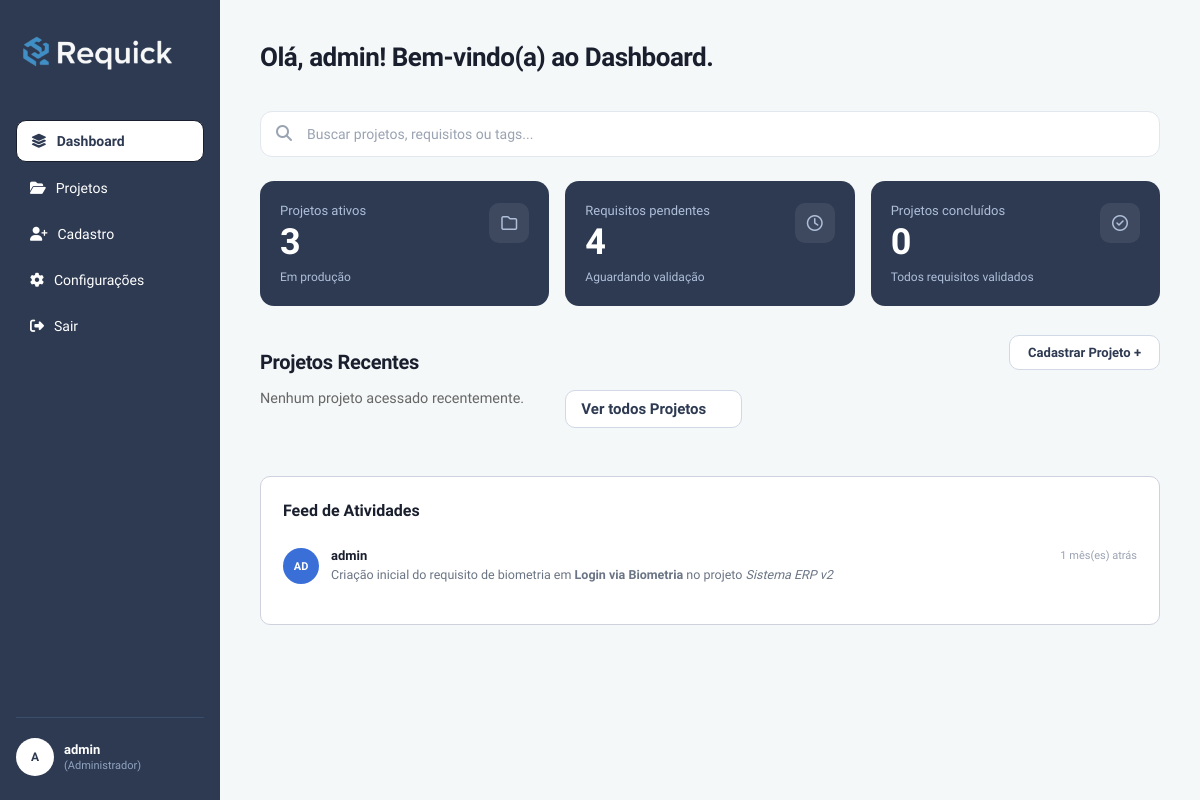
Page /php/dashboard.php (signed in) on the earlier database version.
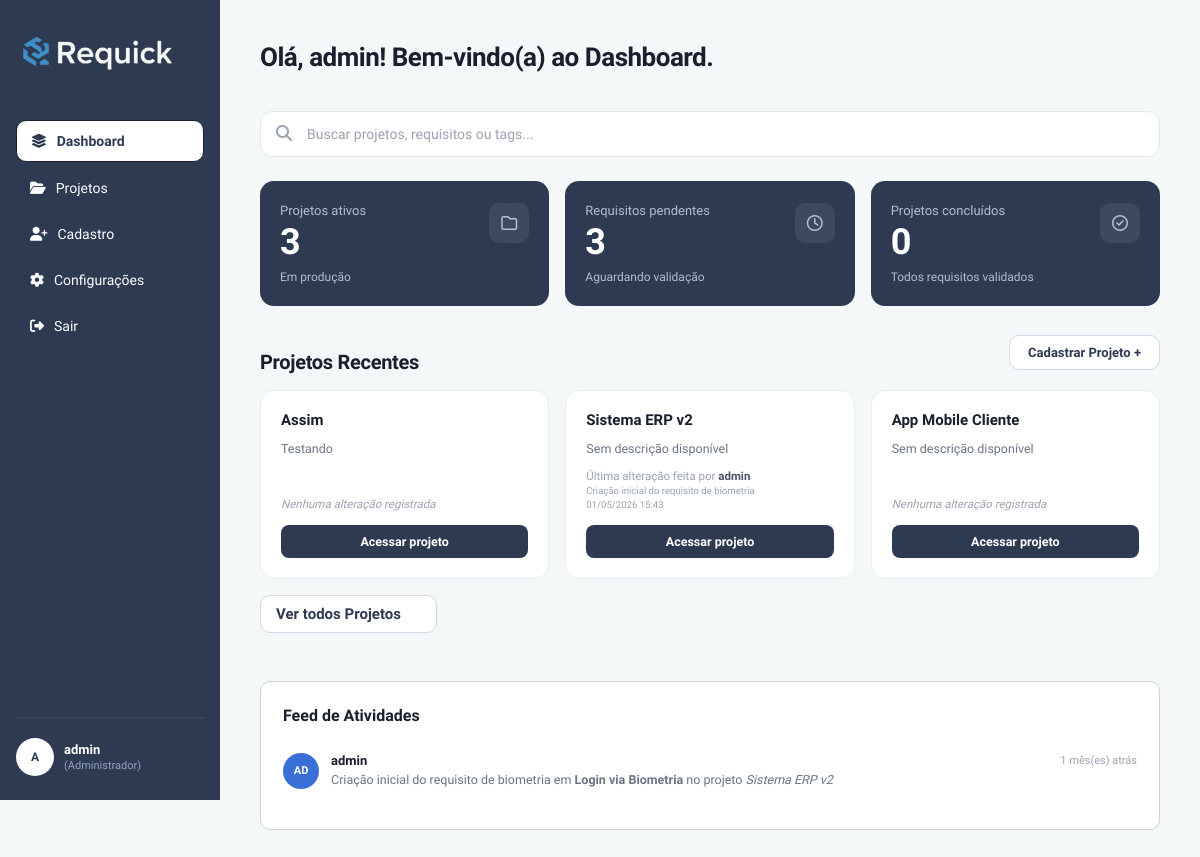
Same page on the later database version.
### tables this page shows
CREATE TABLE `tb_historico` (
  `id` int(11) NOT NULL,
  `data` datetime DEFAULT current_timestamp(),
  `modificacao` text NOT NULL,
  `autor` int(11) DEFAULT NULL,
  `id_requisito` int(11) DEFAULT NULL
);

CREATE TABLE `tb_usuarios` (
  `id` int(11) NOT NULL,
  `nome` varchar(100) NOT NULL,
  `email` varchar(100) NOT NULL,
  `tipo_usuario` varchar(50) DEFAULT NULL,
  `especializacao` varchar(100) DEFAULT NULL,
  `senha` varchar(255) NOT NULL,
  `id_empresa` int(11) DEFAULT NULL,
  `status` enum('ativo','inativo') NOT NULL DEFAULT 'ativo'
);

CREATE TABLE `tb_requisitos` (
  `id` int(11) NOT NULL,
  `titulo_requisito` varchar(255) NOT NULL,
  `descricao_requisito` text DEFAULT NULL,
  `tipo` enum('Funcional','Nao Funcional') NOT NULL,
  `prioridade` varchar(20) DEFAULT NULL,
  `responsavel` varchar(100) DEFAULT NULL,
  `autor` varchar(100) DEFAULT NULL,
  `data_modificacao` datetime DEFAULT current_timestamp() ON UPDATE current_timestamp(),
  `id_projeto` int(11) DEFAULT NULL,
  `status_req` tinyint(1) NOT NULL
);

CREATE TABLE `tb_projetos` (
  `id` int(11) NOT NULL,
  `nome_projeto` varchar(150) NOT NULL,
  `data_criacao` date NOT NULL,
  `id_empresa` int(11) DEFAULT NULL,
  `descricao` text DEFAULT NULL,
  `status_projeto` tinyint(1) NOT NULL DEFAULT 0,
  `escopo_inicial` text NOT NULL DEFAULT 'não definido'
);

### php/dashboard.php (the view, shortened to what this page needs)
<?php
require_once '../config/conexao.php';
$tipoUsuario      = $_SESSION['usuario_tipo']    ?? '';
$idEmpresaUsuario = $_SESSION['usuario_empresa'] ?? null;
$idUsuarioLogado  = $_SESSION['usuario_id']      ?? null;
$isCliente        = ($tipoUsuario === 'Cliente');
?>
<!DOCTYPE html>
<html lang="pt-BR">
<head>
    <link rel="stylesheet" href="../css/style.css" />
    <link rel="stylesheet" href="../css/projetos.css" />
    <link rel="stylesheet" href="../css/modal.css">
    <link rel="stylesheet" href="https://cdnjs.cloudflare.com/ajax/libs/font-awesome/6.5.1/css/all.min.css">
</head>
<body>
    <?php $paginaAtiva = 'dashboard'; include 'navbar_lateral.php'; ?>
    <div class="ConteudoPrincipal">
        <header class="CabecalhoPagina">
            <h1 class="TituloBoasVindas">Olá, <?= isset($_SESSION['usuario_nome']) ? htmlspecialchars($_SESSION['usuario_nome']) : 'Visitante' ?>! Bem-vindo(a) ao Dashboard.</h1>
        </header>
        <div class="ContainerBusca">
            <input type="text" class="CampoBusca" placeholder="Buscar projetos, requisitos ou tags..." />
        </div>
        <?php
        $sqlAtivos = "
            SELECT COUNT(DISTINCT p.id) AS total
            FROM tb_projetos p
            INNER JOIN tb_requisitos r ON r.id_projeto = p.id
            WHERE r.status_req = 0
        ";
        $sqlConcluidos = "
            SELECT COUNT(*) AS total FROM (
                SELECT p.id
                FROM tb_projetos p
                INNER JOIN tb_requisitos r ON r.id_projeto = p.id
                GROUP BY p.id
                HAVING COUNT(r.id) > 0
                   AND SUM(CASE WHEN r.status_req = 0 THEN 1 ELSE 0 END) = 0
            ) AS concluidos
        ";
        $sqlReqPendentes = "
            SELECT COUNT(*) AS total
            FROM tb_requisitos
            WHERE status_req = 0
        ";
        $totalAtivos     = $pdo->query($sqlAtivos)->fetchColumn();
        $totalConcluidos = $pdo->query($sqlConcluidos)->fetchColumn();
        $totalPendentes  = $pdo->query($sqlReqPendentes)->fetchColumn();
        ?>
        <div class="GradeEstatisticas">
            <div class="CardEstatistica CardEstatisticaEscuro">
                <div class="InfoCard">
                    <p class="LabelCard">Projetos ativos</p>
                    <p class="NumeroCard"><?= $totalAtivos ?></p>
                    <p class="SubtituloCard">Em produção</p>
                </div>
                <div class="IconeCard"><i class="fa-regular fa-folder"></i></div>
            </div>
            <div class="CardEstatistica CardEstatisticaEscuro">
                <div class="InfoCard">
                    <p class="LabelCard">Requisitos pendentes</p>
                    <p class="NumeroCard"><?= $totalPendentes ?></p>
                    <p class="SubtituloCard">Aguardando validação</p>
                </div>
                <div class="IconeCard"><i class="fa-regular fa-clock"></i></div>
            </div>
            <div class="CardEstatistica CardEstatisticaEscuro">
                <div class="InfoCard">
                    <p class="LabelCard">Projetos concluídos</p>
                    <p class="NumeroCard"><?= $totalConcluidos ?></p>
                    <p class="SubtituloCard">Todos requisitos validados</p>
                </div>
                <div class="IconeCard"><i class="fa-regular fa-circle-check"></i></div>
            </div>
        </div>
        <div class="SecaoProjetos">
            <div class="CabecalhoProjetos">
                <h2 class="TituloSecao">Projetos Recentes</h2>
                <?php if (!$isCliente): ?>
                    <label for="CheckboxModal" class="BotaoCadastrar">Cadastrar Projeto +</label>
                <?php endif; ?>
            </div>
            <div class="GradeProjetos">
                <?php
                $sqlRecentes = "
                    SELECT
                        p.id,
                        p.nome_projeto,
                        p.descricao,
                        p.id_empresa,
                        h_ult.autor            AS autor,
                        h_ult.modificacao      AS modificacao,
                        h_ult.data_modificacao AS data_modificacao
                    FROM tb_projetos p
                    INNER JOIN (
                        SELECT id_projeto, MAX(data_acesso) AS ultimo_acesso
                        FROM tb_log_acesso_projeto
                        WHERE id_usuario = :id_usuario
                        GROUP BY id_projeto
                        ORDER BY ultimo_acesso DESC
                        LIMIT 3
                    ) AS acessos ON acessos.id_projeto = p.id
                    LEFT JOIN (
                        SELECT
                            r.id_projeto,
                            u.nome         AS autor,
                            h.modificacao,
                            h.data         AS data_modificacao
                        FROM tb_historico h
                        INNER JOIN tb_usuarios   u ON u.id = h.autor
                        INNER JOIN tb_requisitos r ON r.id = h.id_requisito
                        WHERE h.data = (
                            SELECT MAX(h2.data)
                            FROM tb_historico h2
                            INNER JOIN tb_requisitos r2 ON r2.id = h2.id_requisito
                            WHERE r2.id_projeto = r.id_projeto
                        )
                    ) AS h_ult ON h_ult.id_projeto = p.id
                ";
                $sqlRecentes .= " ORDER BY acessos.ultimo_acesso DESC";
                $stmtRecentes = $pdo->prepare($sqlRecentes);
                $stmtRecentes->bindValue(':id_usuario', $idUsuarioLogado, PDO::PARAM_INT);
                $stmtRecentes->execute();
                $projetosRecentes = $stmtRecentes->fetchAll(PDO::FETCH_ASSOC);
                ?>
                <?php if (empty($projetosRecentes)): ?>
                    <p style="color: #666; font-size: 0.9rem;">Nenhum projeto acessado recentemente.</p>
                <?php else: ?>
                    <?php foreach ($projetosRecentes as $projeto): ?>
                        <div class="CardProjeto">
                            <h3 class="NomeProjeto">
                                <?= htmlspecialchars($projeto['nome_projeto']) ?>
                            </h3>
                            <p class="DescricaoProjeto">
                                <?= !empty($projeto['descricao'])
                                    ? htmlspecialchars($projeto['descricao'])
                                    : 'Sem descrição disponível' ?>
                            </p>
                            <p class="AutorAlteracao">
                                <?php if (!empty($projeto['autor'])): ?>
                                    Última alteração feita por
                                    <strong><?= htmlspecialchars($projeto['autor']) ?></strong>
                                    <br>
                                    <small><?= htmlspecialchars($projeto['modificacao']) ?></small>
                                    <br>
                                    <small><?= date('d/m/Y H:i', strtotime($projeto['data_modificacao'])) ?></small>
                                <?php else: ?>
                                    <em>Nenhuma alteração registrada</em>
                                <?php endif; ?>
                            </p>
                            <a href="projeto.php?id=<?= $projeto['id'] ?>" class="BotaoAcessar">
                                Acessar projeto
                            </a>
                        </div>
                    <?php endforeach; ?>
                <?php endif; ?>
                <a href="projetos.php" class="BotaoProjetos">Ver todos Projetos</a>
            </div>
        </div>
        <div class="FeedAtividades">
            <h2 class="TituloFeed">Feed de Atividades</h2>
            <ul class="ListaAtividades">
                <?php
                if (!function_exists('tempoAtras')) {
                    function tempoAtras($data) {
                        $agora     = new DateTime();
                        $dataBanco = new DateTime($data);
                        $diferenca = $agora->diff($dataBanco);
                        if ($diferenca->m > 0) return $diferenca->m . ' mês(es) atrás';
                        return 'agora mesmo';
                    }
                }
                $sqlFeed = "
                    SELECT
                        h.modificacao,
                        h.data,
                        u.nome  AS autor_nome,
                        r.titulo_requisito,
                        p.nome_projeto
                    FROM tb_historico h
                    INNER JOIN tb_usuarios   u ON u.id = h.autor
                    INNER JOIN tb_requisitos r ON r.id = h.id_requisito
                    INNER JOIN tb_projetos   p ON p.id = r.id_projeto
                    WHERE p.id_empresa = :id_empresa
                    ORDER BY h.data DESC
                    LIMIT 10
                ";
                try {
                    $stmtFeed = $pdo->prepare($sqlFeed);
                    $stmtFeed->execute(['id_empresa' => $idEmpresaUsuario]);
                    $atividades = $stmtFeed->fetchAll(PDO::FETCH_ASSOC);
                    if (count($atividades) > 0) {
                        foreach ($atividades as $atividade):
                            $partesNome = explode(' ', trim($atividade['autor_nome']));
                            if (count($partesNome) >= 2) {
                                $iniciais = strtoupper(substr($partesNome[0], 0, 1) . substr(end($partesNome), 0, 1));
                            } else {
                                $iniciais = strtoupper(substr($partesNome[0], 0, 2));
                            }
                ?>
                            <li class="ItemAtividade">
                                <div class="AvatarAtividade"><?= htmlspecialchars($iniciais) ?></div>
                                <div class="ConteudoAtividade">
                                    <div class="LinhaAtividade">
                                        <p class="NomeAtividade"><?= htmlspecialchars($atividade['autor_nome']) ?></p>
                                        <p class="TempoAtividade"><?= tempoAtras($atividade['data']) ?></p>
                                    </div>
                                    <p class="TextoAtividade">
                                        <?= htmlspecialchars($atividade['modificacao']) ?> em
                                        <strong><?= htmlspecialchars($atividade['titulo_requisito']) ?></strong>
                                        no projeto <em><?= htmlspecialchars($atividade['nome_projeto']) ?></em>
                                    </p>
                                </div>
                            </li>
                <?php
                        endforeach;
                    } else {
                        echo "<p style='color: #666; font-size: 0.9rem;'>Nenhuma atividade recente encontrada nos projetos da sua empresa.</p>";
                    }
                } catch (PDOException $e) {
                    echo "<p style='color: red;'>Erro ao carregar o feed de atividades: " . htmlspecialchars($e->getMessage()) . "</p>";
                }
                ?>
            </ul>
        </div>
    </div>
</body>
</html>

### php/navbar_lateral.php (shortened to what this page needs)
<?php
$nomeUsuario = $_SESSION['usuario_nome'] ?? 'Usuário';
$tipoUsuario = $_SESSION['usuario_tipo'] ?? 'Visitante';
?>
<aside class="BarraLateral" id="barraLateral">
    <div class="BarraLateralTopo">
        <div class="LogoTopo">
            <img src="../img/logo-requick.png" alt="Requick" class="ImagemLogo" />
        </div>
    </div>
    <div class="BarraLateralConteudo" id="menuLateral">
        <nav class="MenuNav">
            <a href="dashboard.php" class="ItemMenu <?= $paginaAtiva === 'dashboard' ? 'ItemMenuAtivo' : '' ?>">
                <i class="fa-solid fa-layer-group"></i>
                <span>Dashboard</span>
            </a>
            <a href="projetos.php" class="ItemMenu <?= $paginaAtiva === 'projetos' ? 'ItemMenuAtivo' : '' ?>">
                <i class="fa-solid fa-folder-open"></i>
                <span>Projetos</span>
            </a>
            <?php if ($tipoUsuario === 'Administrador'): ?>
                <a href="cadastro.php" class="ItemMenu <?= $paginaAtiva === 'cadastro' ? 'ItemMenuAtivo' : '' ?>">
                    <i class="fa-solid fa-user-plus"></i>
                    <span>Cadastro</span>
                </a>
                <a href="configuracoes.php" class="ItemMenu <?= $paginaAtiva === 'configuracoes' ? 'ItemMenuAtivo' : '' ?>">
                    <i class="fa-solid fa-gear"></i>
                    <span>Configurações</span>
                </a>
            <?php endif; ?>
            <a href="logout.php" class="ItemMenu">
                <i class="fas fa-sign-out-alt"></i>
                <span>Sair</span>
            </a>
        </nav>
        <a href="perfil.php" class="LinkPerfil">
            <div class="PerfilUsuario <?= $paginaAtiva === 'perfil' ? 'PerfilAtivo' : '' ?>">
                <div class="AvatarPerfil">
                    <?= strtoupper(substr($nomeUsuario, 0, 1)) ?>
                </div>
                <div class="InfoPerfil">
                    <p class="NomeUsuario"><?= htmlspecialchars($nomeUsuario) ?></p>
                    <p class="CargoUsuario">(<?= htmlspecialchars($tipoUsuario) ?>)</p>
                </div>
            </div>
        </a>
    </div>
</aside>

Differences in the rows shown:
added tb_projetos: nome_projeto "Assim", descricao "Testando", shows "Nenhuma alteração registrada"
now on this page (row unchanged): tb_projetos: nome_projeto "Sistema ERP v2", shows "Sem descrição disponível", autor "admin", modificacao "Criação inicial do requisito de biometria", data_modificacao "01/05/2026 15:43"
now on this page (row unchanged): tb_projetos: nome_projeto "App Mobile Cliente", shows "Sem descrição disponível", shows "Nenhuma alteração registrada"
Other differences:
$totalPendentes: "4" → "3"
text no longer shown: "Nenhum projeto acessado recentemente."
